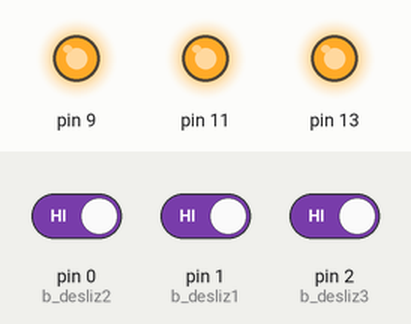
The sketch below on a simulated Arduino Uno, built with avr-gcc and run on an emulated ATmega328P. Shown: output pins drawn as LEDs (lit = HIGH). Inputs (shaded band) come from the test bench; at power-on: pin 0 (b_desliz2) HIGH, pin 1 (b_desliz1) HIGH, pin 2 (b_desliz3) HIGH.

Above: at 2.8 s.
2.9 s: pin 0 (b_desliz2) driven LOW and pin 1 (b_desliz1) driven LOW and pin 2 (b_desliz3) driven LOW
At 3.9 s:
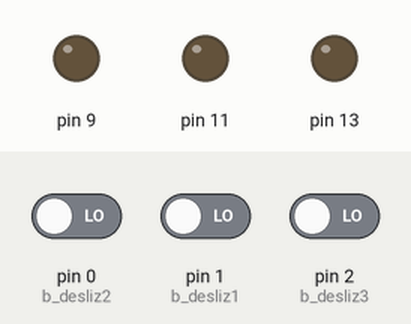
4.5 s: pin 0 (b_desliz2) driven HIGH
At 5.0 s:
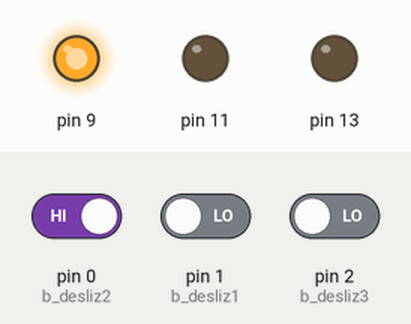
6.0 s: pin 0 (b_desliz2) driven LOW
At 7.7 s:
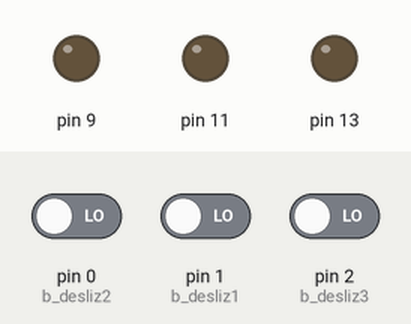
8.0 s: pin 1 (b_desliz1) driven HIGH and pin 2 (b_desliz3) driven HIGH
At 9.6 s:
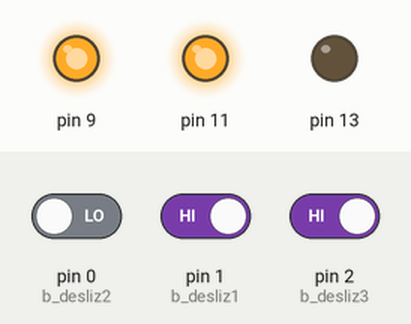
Timing chart, 0 to 11.1 s (numbered marks = the images above; inputs shaded):
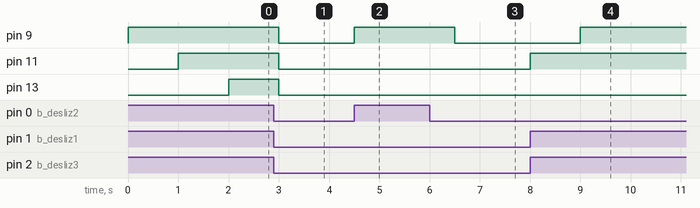

Measured:
- after the input at 2.9 s, pin 9, pin 11, pin 13: HIGH → LOW after 0.10 s
- after the input at 4.5 s, pin 9: LOW → HIGH at once
- after the input at 6.0 s, pin 9: HIGH → LOW after 0.50 s
- after the input at 8.0 s, pin 9: LOW → HIGH after 1.0 s; pin 11: LOW → HIGH at once

The sketch:

various_conditions.ino
```cpp
//Acenda o LED na saída 9 se apenas uma das chaves estiver na posição de cima
//Caso contrário, o LED deve estar apagado
//Acenda o LED na saída 11 se duas das chaves estiverem na posição de cima
//Caso contrário, o LED deve estar apagado
//Acenda o LED na saída 13 se todas as chaves estiverem na posição de cima
//Caso contrário, o LED deve estar apagado

int b_desliz1 = 1;
int b_desliz2 = 0;
int b_desliz3 = 2;

void setup(){
  pinMode(13, OUTPUT);
  pinMode(11, OUTPUT);
  pinMode(9, OUTPUT);
  pinMode(b_desliz1, INPUT_PULLUP);
  pinMode(b_desliz2, INPUT_PULLUP);
  pinMode(b_desliz3, INPUT_PULLUP);
}

void loop(){
  if (digitalRead(b_desliz1) or digitalRead(b_desliz2) or digitalRead(b_desliz3) == HIGH)
  	{
      digitalWrite(9, HIGH);
  	  delay(1000);
  	}
  else
   {
    digitalWrite(9, LOW);
  }
  if (digitalRead(b_desliz1) and digitalRead(b_desliz2) or digitalRead(b_desliz2) and digitalRead(b_desliz3) or digitalRead(b_desliz1) and digitalRead(b_desliz3) == HIGH)
  	{
      digitalWrite(11, HIGH);
  	  delay(1000);
  	}
  else
   {
    digitalWrite(11, LOW);
   }
  if (digitalRead(b_desliz1) and digitalRead(b_desliz2) and digitalRead(b_desliz3) == HIGH)
  	{
      digitalWrite(13, HIGH);
  	  delay(1000);
  	}
  else
   {
    digitalWrite(13, LOW);
   }
}
```
